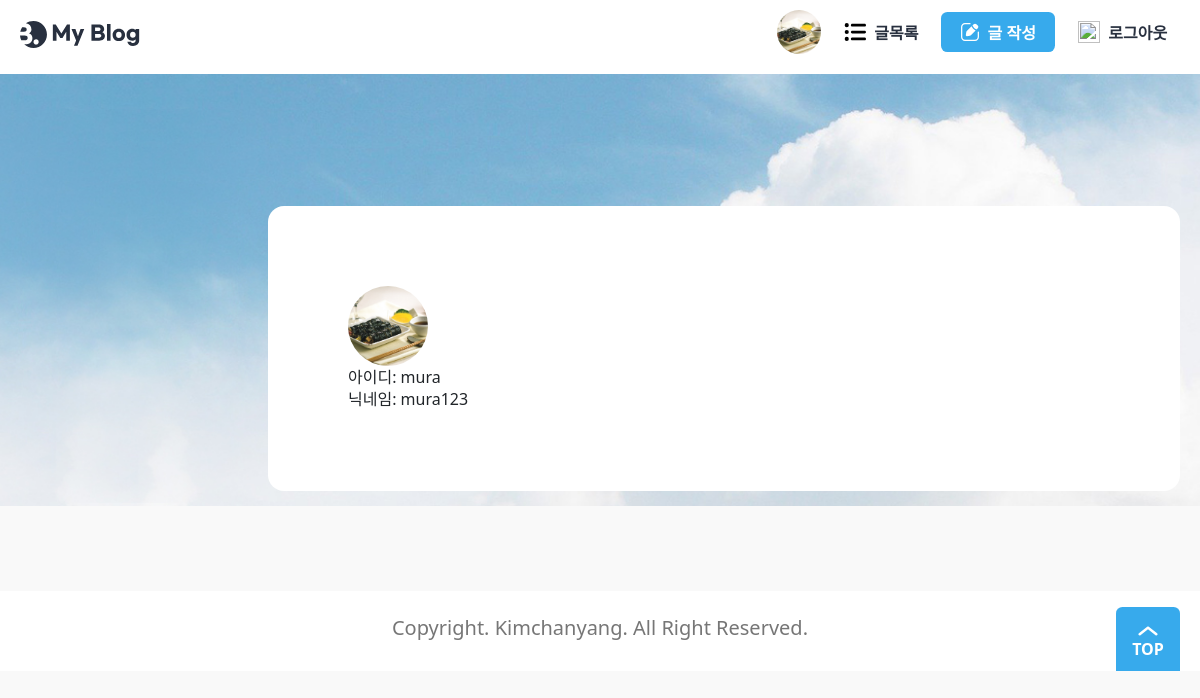
The app's page /accounts/profile/ (signed in) with its own data.
### accounts/models.py (models this page shows)
class User(AbstractUser):
    nickname = models.CharField(_("닉네임"), max_length=50)
    profile_img = models.ImageField(
        _("프로필 사진"), upload_to=user_directory_path, blank=True
    )
    class Meta:
        db_table = "User"

### accounts/views.py (the view)
# urls.py: path("profile/", views.profile, name="profile"),
@login_required
def profile(request):
    return render(request, "accounts/profile.html")

### templates/accounts/profile.html (shortened to what this page needs)
{% extends "base.html" %}
{% block main %}
{% load static %}
<div class="write">
    <div class="max-width">
        <section class="wrap-box">
            <div class="inner">
                <div class="row">
                    <div class="col-md-4">
                        <div class="row">
                            <div class="col-md-12">
                                {% if request.user.profile_img %}
                                <img src="{{ request.user.profile_img.url }}" class="user-profile">
                                {% else %}
                                <img src="{% static './assets/blank_profile.png' %}" class="user-profile">
                                {% endif %}
                            </div>
                            <div class="col-md-12">
                                아이디: {{ request.user.username }}
                            </div>
                            <div class="col-md-12">
                                닉네임: {{ request.user.nickname }}
                            </div>
                        </div>
                    </div>
                    <div class="col-md-8">
                    </div>
                </div>
            </div>
        </section>
    </div>
</div>
{% endblock main %}

### templates/base.html (shortened to what this page needs)
{% load static %}
<!DOCTYPE html>
<html lang="kr">
<head>
    <link rel="stylesheet" href="{% static './css/reset.css' %}">
    <link rel="stylesheet" as="style"
        href="https://cdn.jsdelivr.net/gh/orioncactus/pretendard/dist/web/static/pretendard.css">
    <link href="https://cdn.jsdelivr.net/npm/bootstrap@5.3.2/dist/css/bootstrap.min.css" rel="stylesheet">
    <link rel="stylesheet" href="{% static './css/global.css' %}">
    <link rel="stylesheet" href="{% static './css/header.css' %}">
    <link rel="stylesheet" href="{% static './css/footer.css' %}">
    <link rel="stylesheet" href="{% static './css/about.css' %}">
    <link rel="stylesheet" href="{% static './css/button.css' %}">
    <link rel="stylesheet" href="{% static './css/banner.css' %}">
    <link rel="stylesheet" href="{% static './css/category.css' %}">
    <link rel="stylesheet" href="{% static './css/author.css' %}">
    <link rel="stylesheet" href="{% static './css/post.css' %}">
    <link rel="stylesheet" href="{% static './css/posts.css' %}">
    <link rel="stylesheet" href="{% static './css/main.css' %}">
    <link rel="stylesheet" href="{% static './css/wrapbox.css' %}">
    <link rel="stylesheet" href="{% static './css/view.css' %}">
    <link rel="stylesheet" href="{% static './css/bootstrap.css' %}">
</head>
<body>
    <header>
        <div class="max-width">
            <h1>
                <a href="{% url 'main:index' %}">
                    <img src="{% static './assets/Logo.svg' %}" alt="My Blog">
                </a>
            </h1>
            <ul>
                {% if request.user.is_authenticated %}
                <li class="profile-img">
                    <a href="{% url 'accounts:profile' %}">
                        {% if request.user.profile_img %}
                        <img src="{{ request.user.profile_img.url }}" alt="My Page">
                        {% else %}
                        <img src="{% static './assets/blank_profile.png' %}" alt="My Page">
                        {% endif %}
                    </a>
                </li>
                {% endif %}
                <li>
                    <a href="{% url 'post:list' %}?page=1" class="button white">
                        <img src="{% static './assets/icon-postlist.svg' %}" alt="">
                        <span>글목록</span>
                    </a>
                </li>
                {% if request.user.is_authenticated %}
                <li>
                    <a href="{% url 'post:create' %}" class="button">
                        <img src="{% static './assets/icon-modify-white.svg' %}" alt="">
                        <span>글 작성</span>
                    </a>
                </li>
                <li>
                    <button class="button white">
                        <img src="{% static './assets/icon-logout.svg' %}" alt="">
                        <span class="logout">로그아웃</span>
                    </button>
                </li>
                {% endif %}
            </ul>
        </div>
    </header>
    {% block main %}
    {% endblock main %}
    <footer>
        <div class="max-width">
            <h2>Copyright. Kimchanyang. All Right Reserved.</h2>
            <button class="top-button">TOP</button>
        </div>
    </footer>
</body>
</html>

### static/css/global.css (style rules this page uses)
:root { --main-color: rgb(55, 170, 236); --main-rgb: 55, 171, 236; --outline-border: rgb(55, 160, 236); --red-color: rgb(243, 124, 75); --red-rgb: 243, 124, 75; --black-color: #28303f; --white-color: #fff; --gray-color: #767676; --border-color: #ddd; --gray-background-light: #f9f9f9; --gray-background: #f5f5f5; --gray-text: #6f6f6f; --border-radius: 0.4em; }
h1, a, div, p, section, article, input, textarea { box-sizing: border-box; }
a { text-decoration: none; color: inherit; }
html { font-size: 10px; }
body { font-size: 1.6rem; line-height: 1.4; }
input, button { font-size: inherit; font-family: inherit; }
button { cursor: pointer; }
a { border-radius: 0.8rem; overflow: hidden; }
img { vertical-align: bottom; }
body { background: var(--gray-background-light); }
.max-width { width: 1224px; max-width: calc(100% - 4rem); margin: 0 auto; }

### static/css/header.css (style rules this page uses)
header { background: var(--white-color); }
header .max-width { display: flex; align-items: center; justify-content: space-between; gap: 4rem; padding: 1rem 0; }
header h1 { font-size: 3rem; }
header h1 a { display: block; padding: 0.4rem; margin-left: -0.4rem; }
header h1 a img { display: block; }
header ul { display: flex; align-items: center; gap: 1rem; }
.profile-img a { width: 4.4rem; height: 4.4rem; display: block; border-radius: 50%; }
.profile-img img { width: 100%; height: 100%; object-fit: cover; }
header .button { text-transform: none; }

### static/css/footer.css (style rules this page uses)
footer { background: var(--white-color); margin-top: 10rem; }
footer .max-width { display: flex; align-items: center; justify-content: center; height: 8rem; position: relative; }
footer h2 { color: var(--gray-color); }
.top-button { position: absolute; bottom: 0; right: 0; width: 6.4rem; height: 6.4rem; padding-top: 2.2rem; border: 0; border-radius: var(--border-radius) var(--border-radius) 0 0; background: var(--main-color) url(../assets/ArrowTop.svg) no-repeat 50% 0.4rem / 4rem; color: var(--white-color); text-align: center; font-weight: bold; }

### static/css/button.css (style rules this page uses)
.button { display: inline-flex; align-items: center; justify-content: center; gap: 0.8rem; height: 4rem; padding: 0.2rem 1.2em 0; border: 0; border-radius: var(--border-radius); background: var(--main-color); color: var(--white-color); text-transform: uppercase; font-weight: bold; line-height: 1; }
.button img { height: 1.2em; margin-top: -0.2rem; vertical-align: middle; }
.button.white { padding: 0.2rem 0.8em 0; background: var(--white-color); color: var(--black-color); }
.button.white img { height: 1.4em; }

### static/css/wrapbox.css (style rules this page uses)
.wrap-box { position: relative; width: 60rem; max-width: calc(100% - 4rem); margin: -22rem auto 0; padding: 8rem 0; border-radius: var(--border-radius); background: var(--white-color); font-size: 4rem; transition: all 0.3s; }
.wrap-box .inner { width: 39.2rem; max-width: calc(100% - 8rem); margin: 0 auto; font-size: 1.6rem; }
.mypage .wrap-box, .view .wrap-box, .write .wrap-box { width: 91.2rem; max-width: 100%; margin: -30rem 0 auto auto; padding: 8rem; }
.view .wrap-box .inner, .write .wrap-box .inner { width: 100%; max-width: 100%; }

### templates/accounts/profile.html (style rules this page uses)
.user-profile { width: 8rem; height: 8rem; object-fit: cover; border-radius: 50%; }

### records on screen
User: user.profile_img (picture), user.username "mura", user.nickname "mura123"
